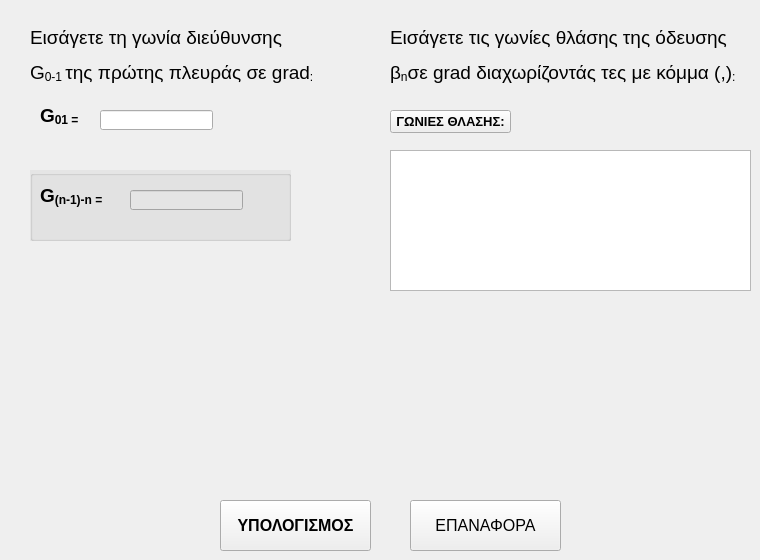
    <widget class="QWidget" name="tab_3">
     <attribute name="title">
      <string>3ο Θεμελιώδες</string>
     </attribute>
     <widget class="QLabel" name="label_18">
      <property name="enabled">
       <bool>true</bool>
      </property>
      <property name="geometry">
       <rect>
        <x>40</x>
        <y>100</y>
        <width>61</width>
        <height>31</height>
       </rect>
      </property>
      <property name="text">
       <string>&lt;html&gt;&lt;head/&gt;&lt;body&gt;&lt;p&gt;&lt;span style=&quot; font-size:14pt; font-weight:600;&quot;&gt;G&lt;/span&gt;&lt;span style=&quot; font-size:14pt; font-weight:600; vertical-align:sub;&quot;&gt;01&lt;/span&gt;&lt;span style=&quot; font-size:14pt; font-weight:600; vertical-align:sub;&quot;&gt; =&lt;/span&gt;&lt;/p&gt;&lt;/body&gt;&lt;/html&gt;</string>
      </property>
     </widget>
     <widget class="QLineEdit" name="lineEdit_13">
      <property name="geometry">
       <rect>
        <x>100</x>
        <y>110</y>
        <width>113</width>
        <height>20</height>
       </rect>
      </property>
     </widget>
     <widget class="QLabel" name="label_19">
      <property name="geometry">
       <rect>
        <x>30</x>
        <y>20</y>
        <width>301</width>
        <height>71</height>
       </rect>
      </property>
      <property name="text">
       <string>&lt;html&gt;&lt;head/&gt;&lt;body&gt;&lt;p&gt;&lt;span style=&quot; font-size:14pt;&quot;&gt;Εισάγετε τη γωνία διεύθυνσης&lt;/span&gt;&lt;/p&gt;&lt;p&gt;&lt;span style=&quot; font-size:14pt;&quot;&gt;G&lt;/span&gt;&lt;span style=&quot; font-size:14pt; vertical-align:sub;&quot;&gt;0-1 &lt;/span&gt;&lt;span style=&quot; font-size:14pt;&quot;&gt;της πρώτης πλευράς σε grad&lt;/span&gt;&lt;span style=&quot; font-size:14pt; vertical-align:sub;&quot;&gt;:&lt;/span&gt;&lt;/p&gt;&lt;/body&gt;&lt;/html&gt;</string>
      </property>
     </widget>
     <widget class="QLabel" name="label_20">
      <property name="geometry">
       <rect>
        <x>390</x>
        <y>10</y>
        <width>361</width>
        <height>91</height>
       </rect>
      </property>
      <property name="text">
       <string>&lt;html&gt;&lt;head/&gt;&lt;body&gt;&lt;p&gt;&lt;span style=&quot; font-size:14pt;&quot;&gt;Εισάγετε τις γωνίες θλάσης της όδευσης&lt;/span&gt;&lt;/p&gt;&lt;p&gt;&lt;span style=&quot; font-size:14pt;&quot;&gt;β&lt;/span&gt;&lt;span style=&quot; font-size:14pt; vertical-align:sub;&quot;&gt;n&lt;/span&gt;&lt;span style=&quot; font-size:14pt; vertical-align:sub;&quot;/&gt;&lt;span style=&quot; font-size:14pt;&quot;&gt;σε grad διαχωρίζοντάς τες με κόμμα (,)&lt;/span&gt;&lt;span style=&quot; font-size:14pt; vertical-align:sub;&quot;&gt;:&lt;/span&gt;&lt;/p&gt;&lt;/body&gt;&lt;/html&gt;</string>
      </property>
     </widget>
     <widget class="QPushButton" name="pushButton_5">
      <property name="geometry">
       <rect>
        <x>390</x>
        <y>110</y>
        <width>121</width>
        <height>23</height>
       </rect>
      </property>
      <property name="font">
       <font>
        <pointsize>10</pointsize>
        <weight>75</weight>
        <bold>true</bold>
       </font>
      </property>
      <property name="text">
       <string>ΓΩΝΙΕΣ ΘΛΑΣΗΣ:</string>
      </property>
     </widget>
     <widget class="QTextEdit" name="textEdit_5">
      <property name="enabled">
       <bool>true</bool>
      </property>
      <property name="geometry">
       <rect>
        <x>390</x>
        <y>150</y>
        <width>361</width>
        <height>141</height>
       </rect>
      </property>
      <property name="font">
       <font>
        <pointsize>12</pointsize>
       </font>
      </property>
      <property name="frameShape">
       <enum>QFrame::StyledPanel</enum>
      </property>
      <property name="frameShadow">
       <enum>QFrame::Sunken</enum>
      </property>
     </widget>
     <widget class="QGroupBox" name="groupBox_5">
      <property name="geometry">
       <rect>
        <x>30</x>
        <y>170</y>
        <width>261</width>
        <height>71</height>
       </rect>
      </property>
      <property name="palette">
       <palette>
        <active>
         <colorrole role="WindowText">
          <brush brushstyle="SolidPattern">
           <color alpha="255">
            <red>0</red>
            <green>0</green>
            <blue>0</blue>
           </color>
          </brush>
         </colorrole>
         <colorrole role="Dark">
          <brush brushstyle="SolidPattern">
           <color alpha="255">
            <red>0</red>
            <green>255</green>
            <blue>0</blue>
           </color>
          </brush>
         </colorrole>
         <colorrole role="Mid">
          <brush brushstyle="SolidPattern">
           <color alpha="255">
            <red>0</red>
            <green>255</green>
            <blue>127</blue>
           </color>
          </brush>
         </colorrole>
         <colorrole role="Text">
          <brush brushstyle="SolidPattern">
           <color alpha="255">
            <red>0</red>
            <green>0</green>
            <blue>0</blue>
           </color>
          </brush>
         </colorrole>
         <colorrole role="ButtonText">
          <brush brushstyle="SolidPattern">
           <color alpha="255">
            <red>0</red>
            <green>0</green>
            <blue>0</blue>
           </color>
          </brush>
         </colorrole>
         <colorrole role="Base">
          <brush brushstyle="SolidPattern">
           <color alpha="255">
            <red>255</red>
            <green>255</green>
            <blue>255</blue>
           </color>
          </brush>
         </colorrole>
         <colorrole role="Window">
          <brush brushstyle="SolidPattern">
           <color alpha="255">
            <red>229</red>
            <green>229</green>
            <blue>229</blue>
           </color>
          </brush>
         </colorrole>
         <colorrole role="PlaceholderText">
          <brush brushstyle="SolidPattern">
           <color alpha="128">
            <red>0</red>
            <green>0</green>
            <blue>0</blue>
           </color>
          </brush>
         </colorrole>
        </active>
        <inactive>
         <colorrole role="WindowText">
          <brush brushstyle="SolidPattern">
           <color alpha="255">
            <red>0</red>
            <green>0</green>
            <blue>0</blue>
           </color>
          </brush>
         </colorrole>
         <colorrole role="Dark">
          <brush brushstyle="SolidPattern">
           <color alpha="255">
            <red>0</red>
            <green>255</green>
            <blue>0</blue>
           </color>
          </brush>
         </colorrole>
         <colorrole role="Mid">
          <brush brushstyle="SolidPattern">
           <color alpha="255">
            <red>0</red>
            <green>255</green>
            <blue>127</blue>
           </color>
          </brush>
         </colorrole>
         <colorrole role="Text">
          <brush brushstyle="SolidPattern">
           <color alpha="255">
            <red>0</red>
            <green>0</green>
            <blue>0</blue>
           </color>
          </brush>
         </colorrole>
         <colorrole role="ButtonText">
          <brush brushstyle="SolidPattern">
           <color alpha="255">
            <red>0</red>
            <green>0</green>
            <blue>0</blue>
           </color>
          </brush>
         </colorrole>
         <colorrole role="Base">
          <brush brushstyle="SolidPattern">
           <color alpha="255">
            <red>255</red>
            <green>255</green>
            <blue>255</blue>
           </color>
          </brush>
         </colorrole>
         <colorrole role="Window">
          <brush brushstyle="SolidPattern">
           <color alpha="255">
            <red>229</red>
            <green>229</green>
            <blue>229</blue>
           </color>
          </brush>
         </colorrole>
         <colorrole role="PlaceholderText">
          <brush brushstyle="SolidPattern">
           <color alpha="128">
            <red>0</red>
            <green>0</green>
            <blue>0</blue>
           </color>
          </brush>
         </colorrole>
        </inactive>
        <disabled>
         <colorrole role="WindowText">
          <brush brushstyle="SolidPattern">
           <color alpha="255">
            <red>0</red>
            <green>255</green>
            <blue>0</blue>
           </color>
          </brush>
         </colorrole>
         <colorrole role="Dark">
          <brush brushstyle="SolidPattern">
           <color alpha="255">
            <red>0</red>
            <green>255</green>
            <blue>0</blue>
           </color>
          </brush>
         </colorrole>
         <colorrole role="Mid">
          <brush brushstyle="SolidPattern">
           <color alpha="255">
            <red>0</red>
            <green>255</green>
            <blue>127</blue>
           </color>
          </brush>
         </colorrole>
         <colorrole role="Text">
          <brush brushstyle="SolidPattern">
           <color alpha="255">
            <red>0</red>
            <green>255</green>
            <blue>0</blue>
           </color>
          </brush>
         </colorrole>
         <colorrole role="ButtonText">
          <brush brushstyle="SolidPattern">
           <color alpha="255">
            <red>0</red>
            <green>255</green>
            <blue>0</blue>
           </color>
          </brush>
         </colorrole>
         <colorrole role="Base">
          <brush brushstyle="SolidPattern">
           <color alpha="255">
            <red>229</red>
            <green>229</green>
            <blue>229</blue>
           </color>
          </brush>
         </colorrole>
         <colorrole role="Window">
          <brush brushstyle="SolidPattern">
           <color alpha="255">
            <red>229</red>
            <green>229</green>
            <blue>229</blue>
           </color>
          </brush>
         </colorrole>
         <colorrole role="PlaceholderText">
          <brush brushstyle="SolidPattern">
           <color alpha="128">
            <red>0</red>
            <green>0</green>
            <blue>0</blue>
           </color>
          </brush>
         </colorrole>
        </disabled>
       </palette>
      </property>
      <property name="autoFillBackground">
       <bool>true</bool>
      </property>
      <property name="styleSheet">
       <string notr="true"/>
      </property>
      <property name="title">
       <string/>
      </property>
      <widget class="QLabel" name="label_21">
       <property name="enabled">
        <bool>true</bool>
       </property>
       <property name="geometry">
        <rect>
         <x>10</x>
         <y>10</y>
         <width>81</width>
         <height>31</height>
        </rect>
       </property>
       <property name="text">
        <string>&lt;html&gt;&lt;head/&gt;&lt;body&gt;&lt;p&gt;&lt;span style=&quot; font-size:14pt; font-weight:600;&quot;&gt;G&lt;/span&gt;&lt;span style=&quot; font-size:14pt; font-weight:600; vertical-align:sub;&quot;&gt;(n-1)-n&lt;/span&gt;&lt;span style=&quot; font-size:14pt; font-weight:600; vertical-align:sub;&quot;&gt; =&lt;/span&gt;&lt;/p&gt;&lt;/body&gt;&lt;/html&gt;</string>
       </property>
      </widget>
      <widget class="QLineEdit" name="lineEdit_14">
       <property name="enabled">
        <bool>false</bool>
       </property>
       <property name="geometry">
        <rect>
         <x>100</x>
         <y>20</y>
         <width>113</width>
         <height>20</height>
        </rect>
       </property>
       <property name="palette">
        <palette>
         <active/>
         <inactive/>
         <disabled/>
        </palette>
       </property>
       <property name="font">
        <font>
         <pointsize>10</pointsize>
         <weight>75</weight>
         <bold>true</bold>
        </font>
       </property>
       <property name="autoFillBackground">
        <bool>false</bool>
       </property>
       <property name="frame">
        <bool>true</bool>
       </property>
      </widget>
     </widget>
     <widget class="QPushButton" name="pushButton_6">
      <property name="geometry">
       <rect>
        <x>220</x>
        <y>500</y>
        <width>151</width>
        <height>51</height>
       </rect>
      </property>
      <property name="minimumSize">
       <size>
        <width>151</width>
        <height>0</height>
       </size>
      </property>
      <property name="font">
       <font>
        <pointsize>12</pointsize>
        <weight>75</weight>
        <bold>true</bold>
       </font>
      </property>
      <property name="text">
       <string>ΥΠΟΛΟΓΙΣΜΟΣ</string>
      </property>
     </widget>
     <widget class="QPushButton" name="pushButton_7">
      <property name="geometry">
       <rect>
        <x>410</x>
        <y>500</y>
        <width>151</width>
        <height>51</height>
       </rect>
      </property>
      <property name="minimumSize">
       <size>
        <width>151</width>
        <height>0</height>
       </size>
      </property>
      <property name="font">
       <font>
        <pointsize>12</pointsize>
        <weight>50</weight>
        <bold>false</bold>
       </font>
      </property>
      <property name="text">
       <string>ΕΠΑΝΑΦΟΡΑ</string>
      </property>
     </widget>
    </widget>
